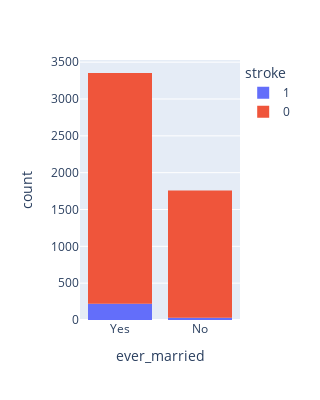

This figure's notebook cell:
### Code cell
px.histogram(df, x="ever_married", color="stroke",width=300, height=400).show()

### Figure 1 — Plotly figure (JSON) as saved in the notebook; plotly's stock layout.template omitted (floating-point values rounded to 4 significant figures; data arrays with more than 128 entries replaced by an {"elided": "..."} marker saying what was removed)
{"data": [{"alignmentgroup": "True", "bingroup": "x", "hovertemplate": "stroke=1<br>ever_married=%{x}<br>count=%{y}<extra></extra>", "legendgroup": "1", "marker": {"color": "#636efa", "pattern": {"shape": ""}}, "name": "1", "offsetgroup": "1", "orientation": "v", "showlegend": true, "type": "histogram", "x": {"elided": "249 str values"}, "xaxis": "x", "yaxis": "y"}, {"alignmentgroup": "True", "bingroup": "x", "hovertemplate": "stroke=0<br>ever_married=%{x}<br>count=%{y}<extra></extra>", "legendgroup": "0", "marker": {"color": "#EF553B", "pattern": {"shape": ""}}, "name": "0", "offsetgroup": "0", "orientation": "v", "showlegend": true, "type": "histogram", "x": {"elided": "4861 str values"}, "xaxis": "x", "yaxis": "y"}], "layout": {"barmode": "relative", "height": 400, "legend": {"title": {"text": "stroke"}, "tracegroupgap": 0}, "margin": {"t": 60}, "width": 300, "xaxis": {"anchor": "y", "autorange": true, "domain": [0, 1], "range": [-0.5, 1.5], "title": {"text": "ever_married"}, "type": "category"}, "yaxis": {"anchor": "x", "autorange": true, "domain": [0, 1], "range": [0, 3529.0], "title": {"text": "count"}}}}
